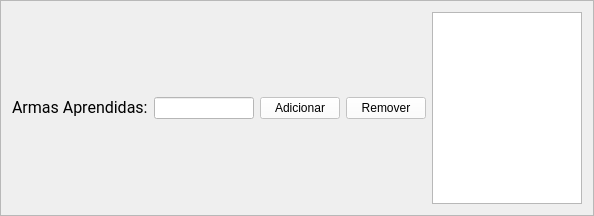
              <widget class="QFrame" name="frame_5">
               <property name="sizePolicy">
                <sizepolicy hsizetype="Preferred" vsizetype="Preferred">
                 <horstretch>0</horstretch>
                 <verstretch>0</verstretch>
                </sizepolicy>
               </property>
               <property name="maximumSize">
                <size>
                 <width>16777215</width>
                 <height>16777215</height>
                </size>
               </property>
               <property name="frameShape">
                <enum>QFrame::Shape::StyledPanel</enum>
               </property>
               <property name="frameShadow">
                <enum>QFrame::Shadow::Raised</enum>
               </property>
               <layout class="QHBoxLayout" name="horizontalLayout_16">
                <item>
                 <widget class="QLabel" name="label_10">
                  <property name="sizePolicy">
                   <sizepolicy hsizetype="Maximum" vsizetype="Maximum">
                    <horstretch>0</horstretch>
                    <verstretch>0</verstretch>
                   </sizepolicy>
                  </property>
                  <property name="font">
                   <font>
                    <family>Roboto</family>
                    <pointsize>12</pointsize>
                   </font>
                  </property>
                  <property name="text">
                   <string>Armas Aprendidas:</string>
                  </property>
                 </widget>
                </item>
                <item>
                 <widget class="QLineEdit" name="input_weapons">
                  <property name="sizePolicy">
                   <sizepolicy hsizetype="Maximum" vsizetype="Maximum">
                    <horstretch>0</horstretch>
                    <verstretch>0</verstretch>
                   </sizepolicy>
                  </property>
                  <property name="maximumSize">
                   <size>
                    <width>100</width>
                    <height>16777215</height>
                   </size>
                  </property>
                  <property name="styleSheet">
                   <string notr="true">background-color: rgb(255, 255, 255);</string>
                  </property>
                  <property name="text">
                   <string/>
                  </property>
                 </widget>
                </item>
                <item>
                 <widget class="QPushButton" name="btt_add_weapons">
                  <property name="sizePolicy">
                   <sizepolicy hsizetype="Maximum" vsizetype="Fixed">
                    <horstretch>0</horstretch>
                    <verstretch>0</verstretch>
                   </sizepolicy>
                  </property>
                  <property name="styleSheet">
                   <string notr="true">background-color: rgba(255, 255, 255, 0.8);</string>
                  </property>
                  <property name="text">
                   <string>Adicionar</string>
                  </property>
                 </widget>
                </item>
                <item>
                 <widget class="QPushButton" name="btt_rmv_weapons">
                  <property name="sizePolicy">
                   <sizepolicy hsizetype="Maximum" vsizetype="Fixed">
                    <horstretch>0</horstretch>
                    <verstretch>0</verstretch>
                   </sizepolicy>
                  </property>
                  <property name="styleSheet">
                   <string notr="true">background-color: rgba(255, 255, 255, 0.8);</string>
                  </property>
                  <property name="text">
                   <string>Remover</string>
                  </property>
                 </widget>
                </item>
                <item>
                 <widget class="QListWidget" name="list_weapons">
                  <property name="sizePolicy">
                   <sizepolicy hsizetype="Maximum" vsizetype="Preferred">
                    <horstretch>0</horstretch>
                    <verstretch>0</verstretch>
                   </sizepolicy>
                  </property>
                  <property name="maximumSize">
                   <size>
                    <width>150</width>
                    <height>200</height>
                   </size>
                  </property>
                  <property name="font">
                   <font>
                    <family>Roboto</family>
                    <pointsize>12</pointsize>
                   </font>
                  </property>
                  <property name="editTriggers">
                   <set>QAbstractItemView::EditTrigger::NoEditTriggers</set>
                  </property>
                  <property name="isWrapping" stdset="0">
                   <bool>false</bool>
                  </property>
                  <property name="resizeMode">
                   <enum>QListView::ResizeMode::Fixed</enum>
                  </property>
                  <property name="spacing">
                   <number>2</number>
                  </property>
                  <property name="sortingEnabled">
                   <bool>true</bool>
                  </property>
                 </widget>
                </item>
               </layout>
              </widget>
